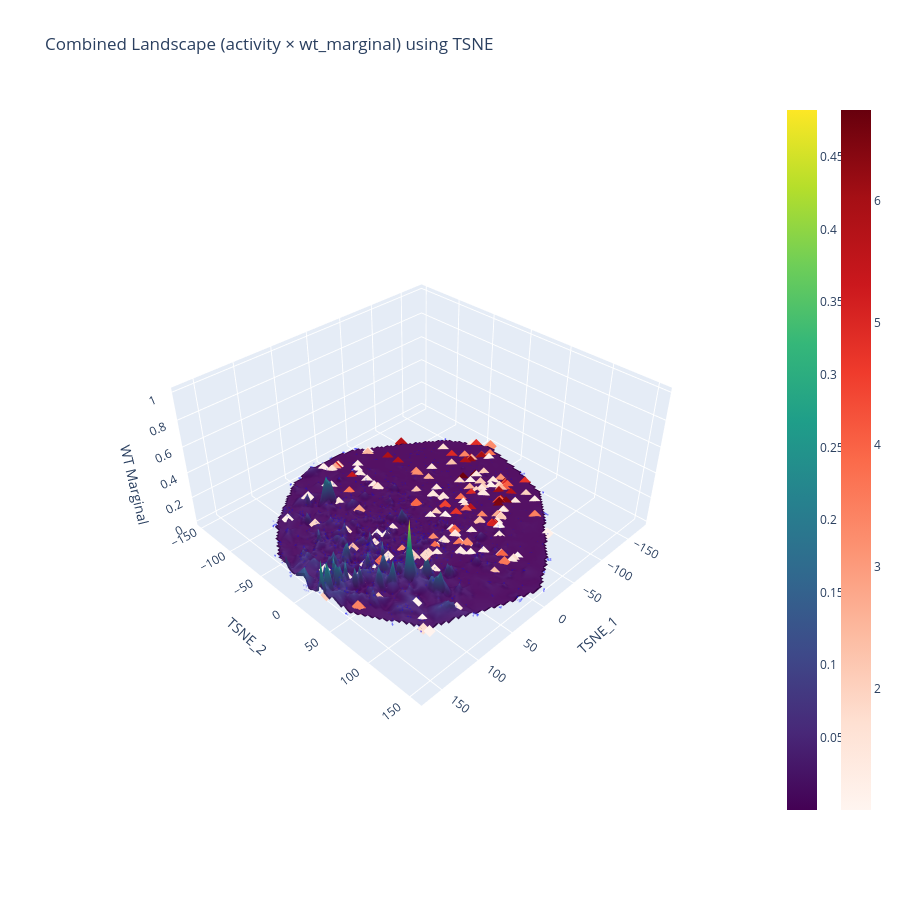

Here is the notebook cell this chart was saved with:
### Code cell
import pandas as pd
from evolve.evolvetest import plot_combined_landscape
activity = r'..\EvolveTest\DMS_data\brenan_VRT_dms.xlsx'
embeddings = r'..\EvolveTest\brenan\embeddings\brenan_esmc_600m_WT.csv'
logits = 'logits_brenan_wt_melted.csv'
protname = 'brenan_VRT'
plot_combined_landscape(activity,embeddings,logits,protname,embedding_dir=('../EvolveTest/' + 'brenan'))

### Figure 1 — Plotly figure (JSON) as saved in the notebook; plotly's stock layout.template omitted (floating-point values rounded to 4 significant figures; data arrays with more than 128 entries replaced by an {"elided": "..."} marker saying what was removed)
{"data": [{"colorscale": [[0, "#440154"], [0.1111, "#482878"], [0.2222, "#3e4989"], [0.3333, "#31688e"], [0.4444, "#26828e"], [0.5556, "#1f9e89"], [0.6667, "#35b779"], [0.7778, "#6ece58"], [0.8889, "#b5de2b"], [1, "#fde725"]], "name": "WT Marginal Surface", "showscale": true, "type": "surface", "x": [-175.0, -171.5, -168.1, -164.6, -161.2, -157.8, -154.3, -150.9, -147.5, -144.0, -140.6, -137.1, -133.7, -130.3, -126.8, -123.4, -120.0, -116.5, -113.1, -109.6, -106.2, -102.8, -99.32, -95.88, -92.44, -89.01, -85.57, -82.13, -78.69, -75.25, -71.81, -68.38, -64.94, -61.5, -58.06, -54.62, -51.18, -47.75, -44.31, -40.87, -37.43, -33.99, -30.55, -27.12, -23.68, -20.24, -16.8, -13.36, -9.925, -6.487, -3.048, 0.3901, 3.828, 7.267, 10.71, 14.14, 17.58, 21.02, 24.46, 27.9, 31.33, 34.77, 38.21, 41.65, 45.09, 48.53, 51.96, 55.4, 58.84, 62.28, 65.72, 69.16, 72.59, 76.03, 79.47, 82.91, 86.35, 89.79, 93.22, 96.66, 100.1, 103.5, 107.0, 110.4, 113.9, 117.3, 120.7, 124.2, 127.6, 131.0, 134.5, 137.9, 141.4, 144.8, 148.2, 151.7, 155.1, 158.6, 162.0, 165.4], "y": [-148.1, -145.0, -142.0, -138.9, -135.9, -132.8, -129.8, -126.7, -123.7, -120.6, -117.6, -114.6, -111.5, -108.5, -105.4, -102.4, -99.32, -96.27, -93.22, -90.18, -87.13, -84.08, -81.03, -77.99, -74.94, -71.89, -68.84, -65.8, -62.75, -59.7, -56.66, -53.61, -50.56, -47.51, -44.47, -41.42, -38.37, -35.32, -32.28, -29.23, -26.18, -23.14, -20.09, -17.04, -13.99, -10.95, -7.899, -4.851, -1.804, 1.243, 4.29, 7.338, 10.39, 13.43, 16.48, 19.53, 22.57, 25.62, 28.67, 31.72, 34.76, 37.81, 40.86, 43.91, 46.95, 50.0, 53.05, 56.09, 59.14, 62.19, 65.24, 68.28, 71.33, 74.38, 77.43, 80.47, 83.52, 86.57, 89.61, 92.66, 95.71, 98.76, 101.8, 104.9, 107.9, 110.9, 114.0, 117.0, 120.1, 123.1, 126.2, 129.2, 132.3, 135.3, 138.4, 141.4, 144.5, 147.5, 150.6, 153.6], "z": {"elided": "100x100 float values"}}, {"hoverinfo": "text", "marker": {"color": "blue", "opacity": 0.2, "size": 1}, "mode": "markers", "name": "", "text": {"elided": "6553 str values"}, "type": "scatter3d", "x": {"elided": "6553 float values"}, "y": {"elided": "6553 float values"}, "z": {"elided": "6553 float values"}}, {"hoverinfo": "text", "marker": {"color": {"elided": "238 float values"}, "colorbar": {"x": 1.1}, "colorscale": [[0, "rgb(255,245,240)"], [0.125, "rgb(254,224,210)"], [0.25, "rgb(252,187,161)"], [0.375, "rgb(252,146,114)"], [0.5, "rgb(251,106,74)"], [0.625, "rgb(239,59,44)"], [0.75, "rgb(203,24,29)"], [0.875, "rgb(165,15,21)"], [1, "rgb(103,0,13)"]], "opacity": 1, "size": 4, "symbol": "diamond"}, "mode": "markers", "name": "", "text": {"elided": "238 str values"}, "type": "scatter3d", "x": {"elided": "238 float values"}, "y": {"elided": "238 float values"}, "z": {"elided": "238 float values"}}], "layout": {"height": 900, "hoverlabel": {"bgcolor": "white", "font": {"family": "Arial", "size": 12}}, "scene": {"aspectratio": {"x": 1, "y": 1, "z": 0.5}, "camera": {"center": {"x": 0, "y": 0, "z": 0}, "eye": {"x": 1.5, "y": 1.5, "z": 1.5}, "up": {"x": 0, "y": 0, "z": 1}}, "xaxis": {"title": {"text": "TSNE_1"}}, "yaxis": {"title": {"text": "TSNE_2"}}, "zaxis": {"title": {"text": "WT Marginal"}}}, "showlegend": true, "title": {"text": "Combined Landscape (activity × wt_marginal) using TSNE"}, "width": 900}}
